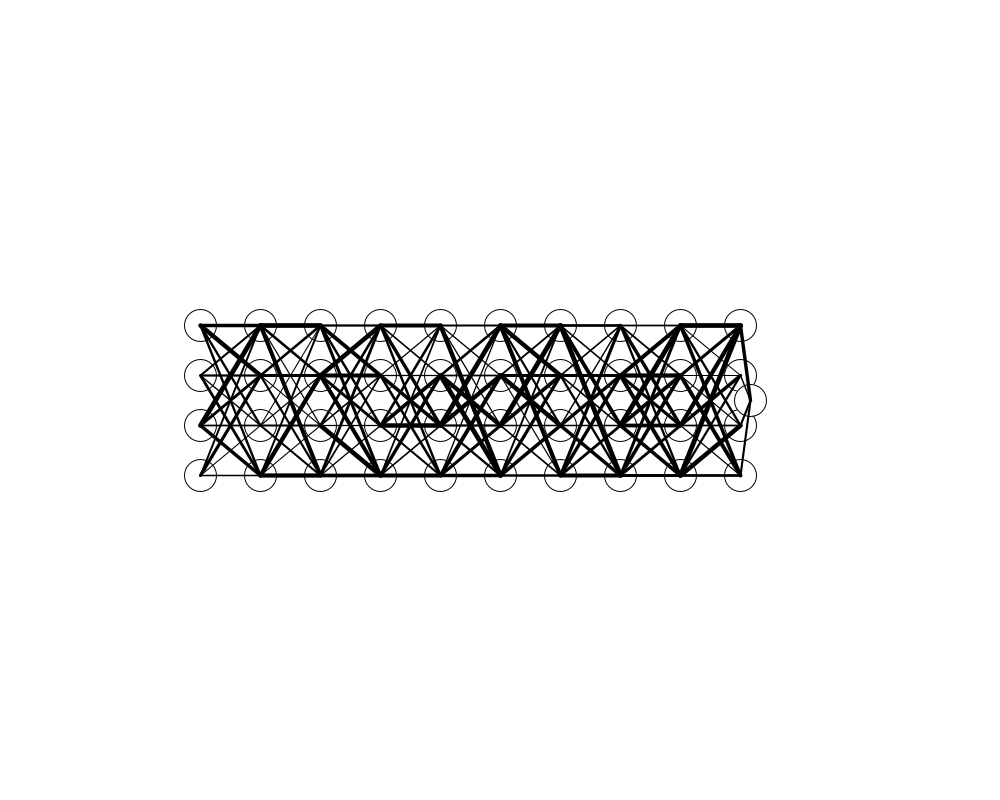
Frame 1 (no input)
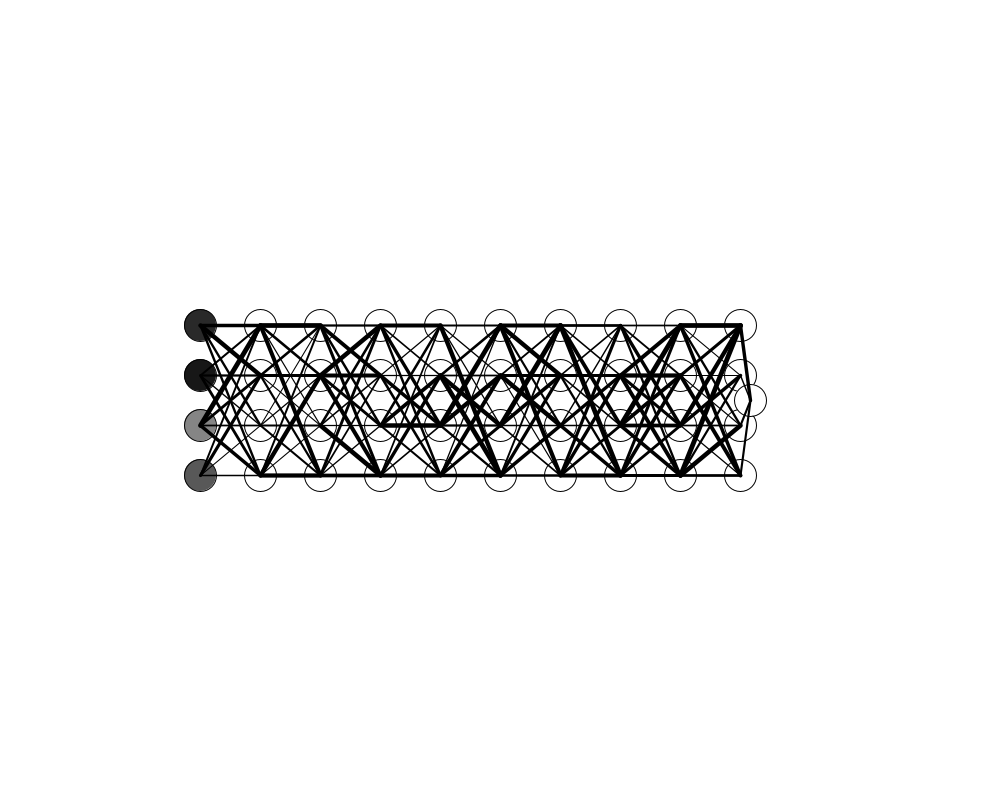
Frame 60 (the mouse pressed at the canvas centre just before this capture)
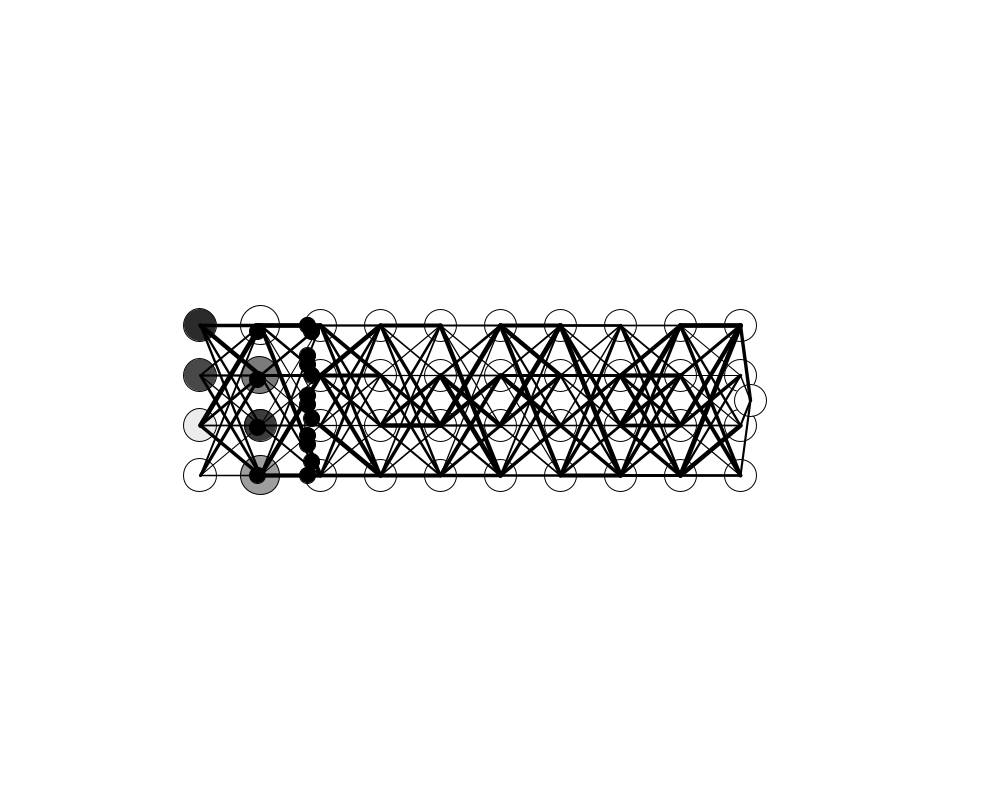
Frame 120 (the mouse held since frame 60 and released just before this capture)

The Processing sketch that drew these frames (run headless with seeded random() and noise(); from frame 60 on, the mouse is pressed at the canvas centre):

// Processing sketch: signal_transmition
// ── signal_transmition.pde
class Neuron {
    PVector location;
    ArrayList<Connection> connections;
    float sum = 0;
    float r = 32;
  
    Neuron(float x, float y) {
        location = new PVector(x, y);
        connections = new ArrayList<Connection>();
    }

    void addConnection(Connection c) {
        connections.add(c);
    } 
  
    void feedforward(float input) {
        sum += input;
        if (sum > 1) {
            fire();
            sum = 0;
        } 
    }

    void fire() {
        r = 64;
        for (Connection c : connections) {
            c.feedforward(sum);
        } 
    }
  
    void display() {
        stroke(0);
        strokeWeight(1);
        float b = map(sum, 0, 1, 255, 0);
        fill(b);
        ellipse(location.x, location.y, r, r);
        r = lerp(r, 32, 0.1);
    }
}

class Connection {
    Neuron a;
    Neuron b;
    float weight;
    boolean sending = false;
    PVector sender;
    float output = 0;

    Connection(Neuron from, Neuron to, float w) {
        weight = w;
        a = from;
        b = to;
    }

    void feedforward(float val) {
        output = val * weight;
        sender = a.location.copy();
        sending = true;
    }
  
    void update() {
        if (sending) {
            sender.x = lerp(sender.x, b.location.x, 0.1);
            sender.y = lerp(sender.y, b.location.y, 0.1);
            float d = PVector.dist(sender, b.location);
            if (d < 1) {
                b.feedforward(output);
                sending = false;
            }
        }
    }
  
    void display() {
        stroke(0);
        strokeWeight(1 + weight * 4);
        line(a.location.x, a.location.y, b.location.x, b.location.y);

        if (sending) {
            fill(0);
            strokeWeight(1);
            ellipse(sender.x, sender.y, 16, 16);
        }
    }
}

class Network {
    ArrayList<Neuron> neurons;
    ArrayList<Connection> connections;
    PVector location;

    Network(float x, float y) {
        location = new PVector(x, y);
        neurons = new ArrayList<Neuron>();
        connections = new ArrayList<Connection>();
    }

    void addNeuron(Neuron n) {
        neurons.add(n);
    }

    void connect(Neuron a, Neuron b, float weight) {
        Connection c = new Connection(a, b, weight);
        a.addConnection(c);
        connections.add(c);
    } 
  
    void feedforward(float input1, float input2, float input3, float input4) {
        Neuron n1 = neurons.get(0);
        n1.feedforward(input1);
    
        Neuron n2 = neurons.get(1);
        n2.feedforward(input2);
        
        Neuron n3 = neurons.get(2);
        n3.feedforward(input3);
    
        Neuron n4 = neurons.get(3);
        n4.feedforward(input4);
    }
  
    void update() {
        for (Connection c : connections) {
            c.update();
        }
    }
  
    void display() {
        pushMatrix();
        translate(location.x, location.y);
        for (Neuron n : neurons) {
            n.display();
        }

        for (Connection c : connections) {
            c.display();
        }
        popMatrix();
    }
}

Network network;

void setup() {
    size(1000, 800); 
    smooth();

    network = new Network(width / 2, height / 2);

    int layers = 10;
    int inputs = 4;

    Neuron output = new Neuron(250, 0);
    for (int i = 0; i < layers; i++) {
        for (int j = 0; j < inputs; j++) {
            float x = map(i, 0, layers, -300, 300);
            float y = map(j, 0, inputs-1, -75, 75);
            Neuron n = new Neuron(x, y);
            if (i > 0) {
                for (int k = 0; k < inputs; k++) {
                    Neuron prev = network.neurons.get(network.neurons.size() - inputs + k - j); 
                    network.connect(prev, n, random(1));
                }
            }
            if (i == layers - 1) {
                network.connect(n, output, random(1));
            }
            network.addNeuron(n);
        }
    } 
    network.addNeuron(output);
}

void draw() {
    background(255);
    network.update();
    network.display();
    
    if (frameCount % 30 == 0) {
        network.feedforward(random(1), random(1), random(1), random(1));
    }
}
